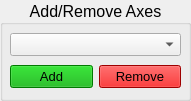
   <widget class="QGroupBox" name="groupBox_9">
    <property name="geometry">
     <rect>
      <x>310</x>
      <y>300</y>
      <width>191</width>
      <height>101</height>
     </rect>
    </property>
    <property name="font">
     <font>
      <family>Arial</family>
      <pointsize>12</pointsize>
      <weight>50</weight>
      <bold>false</bold>
     </font>
    </property>
    <property name="title">
     <string>Add/Remove Axes</string>
    </property>
    <property name="alignment">
     <set>Qt::AlignCenter</set>
    </property>
    <widget class="QWidget" name="gridLayoutWidget_3">
     <property name="geometry">
      <rect>
       <x>10</x>
       <y>30</y>
       <width>171</width>
       <height>61</height>
      </rect>
     </property>
     <property name="font">
      <font>
       <family>Arial</family>
       <pointsize>12</pointsize>
       <weight>75</weight>
       <bold>true</bold>
      </font>
     </property>
     <layout class="QGridLayout" name="gridLayout_3">
      <item row="1" column="0">
       <widget class="QPushButton" name="btnAddAxis">
        <property name="palette">
         <palette>
          <active>
           <colorrole role="WindowText">
            <brush brushstyle="SolidPattern">
             <color alpha="255">
              <red>0</red>
              <green>0</green>
              <blue>0</blue>
             </color>
            </brush>
           </colorrole>
           <colorrole role="Button">
            <brush brushstyle="SolidPattern">
             <color alpha="255">
              <red>0</red>
              <green>170</green>
              <blue>0</blue>
             </color>
            </brush>
           </colorrole>
           <colorrole role="Light">
            <brush brushstyle="SolidPattern">
             <color alpha="255">
              <red>213</red>
              <green>234</green>
              <blue>255</blue>
             </color>
            </brush>
           </colorrole>
           <colorrole role="Midlight">
            <brush brushstyle="SolidPattern">
             <color alpha="255">
              <red>149</red>
              <green>202</green>
              <blue>255</blue>
             </color>
            </brush>
           </colorrole>
           <colorrole role="Dark">
            <brush brushstyle="SolidPattern">
             <color alpha="255">
              <red>42</red>
              <green>85</green>
              <blue>127</blue>
             </color>
            </brush>
           </colorrole>
           <colorrole role="Mid">
            <brush brushstyle="SolidPattern">
             <color alpha="255">
              <red>56</red>
              <green>113</green>
              <blue>170</blue>
             </color>
            </brush>
           </colorrole>
           <colorrole role="Text">
            <brush brushstyle="SolidPattern">
             <color alpha="255">
              <red>0</red>
              <green>0</green>
              <blue>0</blue>
             </color>
            </brush>
           </colorrole>
           <colorrole role="BrightText">
            <brush brushstyle="SolidPattern">
             <color alpha="255">
              <red>255</red>
              <green>255</green>
              <blue>255</blue>
             </color>
            </brush>
           </colorrole>
           <colorrole role="ButtonText">
            <brush brushstyle="SolidPattern">
             <color alpha="255">
              <red>0</red>
              <green>0</green>
              <blue>0</blue>
             </color>
            </brush>
           </colorrole>
           <colorrole role="Base">
            <brush brushstyle="SolidPattern">
             <color alpha="255">
              <red>0</red>
              <green>170</green>
              <blue>0</blue>
             </color>
            </brush>
           </colorrole>
           <colorrole role="Window">
            <brush brushstyle="SolidPattern">
             <color alpha="255">
              <red>0</red>
              <green>170</green>
              <blue>0</blue>
             </color>
            </brush>
           </colorrole>
           <colorrole role="Shadow">
            <brush brushstyle="SolidPattern">
             <color alpha="255">
              <red>0</red>
              <green>0</green>
              <blue>0</blue>
             </color>
            </brush>
           </colorrole>
           <colorrole role="AlternateBase">
            <brush brushstyle="SolidPattern">
             <color alpha="255">
              <red>170</red>
              <green>212</green>
              <blue>255</blue>
             </color>
            </brush>
           </colorrole>
           <colorrole role="ToolTipBase">
            <brush brushstyle="SolidPattern">
             <color alpha="255">
              <red>255</red>
              <green>255</green>
              <blue>220</blue>
             </color>
            </brush>
           </colorrole>
           <colorrole role="ToolTipText">
            <brush brushstyle="SolidPattern">
             <color alpha="255">
              <red>0</red>
              <green>0</green>
              <blue>0</blue>
             </color>
            </brush>
           </colorrole>
           <colorrole role="PlaceholderText">
            <brush brushstyle="SolidPattern">
             <color alpha="128">
              <red>0</red>
              <green>0</green>
              <blue>0</blue>
             </color>
            </brush>
           </colorrole>
          </active>
          <inactive>
           <colorrole role="WindowText">
            <brush brushstyle="SolidPattern">
             <color alpha="255">
              <red>0</red>
              <green>0</green>
              <blue>0</blue>
             </color>
            </brush>
           </colorrole>
           <colorrole role="Button">
            <brush brushstyle="SolidPattern">
             <color alpha="255">
              <red>0</red>
              <green>170</green>
              <blue>0</blue>
             </color>
            </brush>
           </colorrole>
           <colorrole role="Light">
            <brush brushstyle="SolidPattern">
             <color alpha="255">
              <red>213</red>
              <green>234</green>
              <blue>255</blue>
             </color>
            </brush>
           </colorrole>
           <colorrole role="Midlight">
            <brush brushstyle="SolidPattern">
             <color alpha="255">
              <red>149</red>
              <green>202</green>
              <blue>255</blue>
             </color>
            </brush>
           </colorrole>
           <colorrole role="Dark">
            <brush brushstyle="SolidPattern">
             <color alpha="255">
              <red>42</red>
              <green>85</green>
              <blue>127</blue>
             </color>
            </brush>
           </colorrole>
           <colorrole role="Mid">
            <brush brushstyle="SolidPattern">
             <color alpha="255">
              <red>56</red>
              <green>113</green>
              <blue>170</blue>
             </color>
            </brush>
           </colorrole>
           <colorrole role="Text">
            <brush brushstyle="SolidPattern">
             <color alpha="255">
              <red>0</red>
              <green>0</green>
              <blue>0</blue>
             </color>
            </brush>
           </colorrole>
           <colorrole role="BrightText">
            <brush brushstyle="SolidPattern">
             <color alpha="255">
              <red>255</red>
              <green>255</green>
              <blue>255</blue>
             </color>
            </brush>
           </colorrole>
           <colorrole role="ButtonText">
            <brush brushstyle="SolidPattern">
             <color alpha="255">
              <red>0</red>
              <green>0</green>
              <blue>0</blue>
             </color>
            </brush>
           </colorrole>
           <colorrole role="Base">
            <brush brushstyle="SolidPattern">
             <color alpha="255">
              <red>0</red>
              <green>170</green>
              <blue>0</blue>
             </color>
            </brush>
           </colorrole>
           <colorrole role="Window">
            <brush brushstyle="SolidPattern">
             <color alpha="255">
              <red>0</red>
              <green>170</green>
              <blue>0</blue>
             </color>
            </brush>
           </colorrole>
           <colorrole role="Shadow">
            <brush brushstyle="SolidPattern">
             <color alpha="255">
              <red>0</red>
              <green>0</green>
              <blue>0</blue>
             </color>
            </brush>
           </colorrole>
           <colorrole role="AlternateBase">
            <brush brushstyle="SolidPattern">
             <color alpha="255">
              <red>170</red>
              <green>212</green>
              <blue>255</blue>
             </color>
            </brush>
           </colorrole>
           <colorrole role="ToolTipBase">
            <brush brushstyle="SolidPattern">
             <color alpha="255">
              <red>255</red>
              <green>255</green>
              <blue>220</blue>
             </color>
            </brush>
           </colorrole>
           <colorrole role="ToolTipText">
            <brush brushstyle="SolidPattern">
             <color alpha="255">
              <red>0</red>
              <green>0</green>
              <blue>0</blue>
             </color>
            </brush>
           </colorrole>
           <colorrole role="PlaceholderText">
            <brush brushstyle="SolidPattern">
             <color alpha="128">
              <red>0</red>
              <green>0</green>
              <blue>0</blue>
             </color>
            </brush>
           </colorrole>
          </inactive>
          <disabled>
           <colorrole role="WindowText">
            <brush brushstyle="SolidPattern">
             <color alpha="255">
              <red>42</red>
              <green>85</green>
              <blue>127</blue>
             </color>
            </brush>
           </colorrole>
           <colorrole role="Button">
            <brush brushstyle="SolidPattern">
             <color alpha="255">
              <red>0</red>
              <green>170</green>
              <blue>0</blue>
             </color>
            </brush>
           </colorrole>
           <colorrole role="Light">
            <brush brushstyle="SolidPattern">
             <color alpha="255">
              <red>213</red>
              <green>234</green>
              <blue>255</blue>
             </color>
            </brush>
           </colorrole>
           <colorrole role="Midlight">
            <brush brushstyle="SolidPattern">
             <color alpha="255">
              <red>149</red>
              <green>202</green>
              <blue>255</blue>
             </color>
            </brush>
           </colorrole>
           <colorrole role="Dark">
            <brush brushstyle="SolidPattern">
             <color alpha="255">
              <red>42</red>
              <green>85</green>
              <blue>127</blue>
             </color>
            </brush>
           </colorrole>
           <colorrole role="Mid">
            <brush brushstyle="SolidPattern">
             <color alpha="255">
              <red>56</red>
              <green>113</green>
              <blue>170</blue>
             </color>
            </brush>
           </colorrole>
           <colorrole role="Text">
            <brush brushstyle="SolidPattern">
             <color alpha="255">
              <red>42</red>
              <green>85</green>
              <blue>127</blue>
             </color>
            </brush>
           </colorrole>
           <colorrole role="BrightText">
            <brush brushstyle="SolidPattern">
             <color alpha="255">
              <red>255</red>
              <green>255</green>
              <blue>255</blue>
             </color>
            </brush>
           </colorrole>
           <colorrole role="ButtonText">
            <brush brushstyle="SolidPattern">
             <color alpha="255">
              <red>42</red>
              <green>85</green>
              <blue>127</blue>
             </color>
            </brush>
           </colorrole>
           <colorrole role="Base">
            <brush brushstyle="SolidPattern">
             <color alpha="255">
              <red>0</red>
              <green>170</green>
              <blue>0</blue>
             </color>
            </brush>
           </colorrole>
           <colorrole role="Window">
            <brush brushstyle="SolidPattern">
             <color alpha="255">
              <red>0</red>
              <green>170</green>
              <blue>0</blue>
             </color>
            </brush>
           </colorrole>
           <colorrole role="Shadow">
            <brush brushstyle="SolidPattern">
             <color alpha="255">
              <red>0</red>
              <green>0</green>
              <blue>0</blue>
             </color>
            </brush>
           </colorrole>
           <colorrole role="AlternateBase">
            <brush brushstyle="SolidPattern">
             <color alpha="255">
              <red>85</red>
              <green>170</green>
              <blue>255</blue>
             </color>
            </brush>
           </colorrole>
           <colorrole role="ToolTipBase">
            <brush brushstyle="SolidPattern">
             <color alpha="255">
              <red>255</red>
              <green>255</green>
              <blue>220</blue>
             </color>
            </brush>
           </colorrole>
           <colorrole role="ToolTipText">
            <brush brushstyle="SolidPattern">
             <color alpha="255">
              <red>0</red>
              <green>0</green>
              <blue>0</blue>
             </color>
            </brush>
           </colorrole>
           <colorrole role="PlaceholderText">
            <brush brushstyle="SolidPattern">
             <color alpha="128">
              <red>0</red>
              <green>0</green>
              <blue>0</blue>
             </color>
            </brush>
           </colorrole>
          </disabled>
         </palette>
        </property>
        <property name="font">
         <font>
          <family>Arial</family>
          <pointsize>10</pointsize>
          <weight>50</weight>
          <bold>false</bold>
         </font>
        </property>
        <property name="styleSheet">
         <string notr="true">background-color: rgb(0, 170, 0);</string>
        </property>
        <property name="text">
         <string>Add</string>
        </property>
       </widget>
      </item>
      <item row="1" column="1">
       <widget class="QPushButton" name="btnRemAxis">
        <property name="font">
         <font>
          <family>Arial</family>
          <pointsize>10</pointsize>
          <weight>50</weight>
          <bold>false</bold>
         </font>
        </property>
        <property name="styleSheet">
         <string notr="true">background-color: rgb(220, 0, 0);</string>
        </property>
        <property name="text">
         <string>Remove</string>
        </property>
       </widget>
      </item>
      <item row="0" column="0" colspan="2">
       <widget class="QComboBox" name="cbAxisList">
        <property name="font">
         <font>
          <family>Arial</family>
          <pointsize>10</pointsize>
          <weight>50</weight>
          <bold>false</bold>
         </font>
        </property>
       </widget>
      </item>
     </layout>
    </widget>
   </widget>
